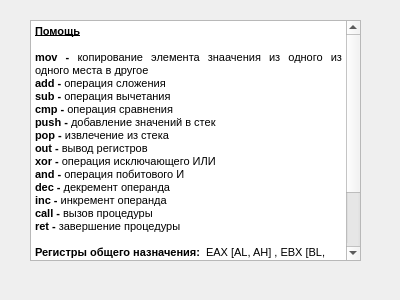
<?xml version="1.0" encoding="UTF-8"?>
<ui version="4.0">
 <class>HelpDialog</class>
 <widget class="QDialog" name="HelpDialog">
  <property name="geometry">
   <rect>
    <x>0</x>
    <y>0</y>
    <width>400</width>
    <height>300</height>
   </rect>
  </property>
  <property name="windowTitle">
   <string>Dialog</string>
  </property>
  <widget class="QTextBrowser" name="textBrowser">
   <property name="geometry">
    <rect>
     <x>30</x>
     <y>20</y>
     <width>331</width>
     <height>241</height>
    </rect>
   </property>
   <property name="html">
    <string>&lt;!DOCTYPE HTML PUBLIC &quot;-//W3C//DTD HTML 4.0//EN&quot; &quot;http://www.w3.org/TR/REC-html40/strict.dtd&quot;&gt;
&lt;html&gt;&lt;head&gt;&lt;meta name=&quot;qrichtext&quot; content=&quot;1&quot; /&gt;&lt;style type=&quot;text/css&quot;&gt;
p, li { white-space: pre-wrap; }
&lt;/style&gt;&lt;/head&gt;&lt;body style=&quot; font-family:'MS Shell Dlg 2'; font-size:8.25pt; font-weight:400; font-style:normal;&quot;&gt;
&lt;p style=&quot; margin-top:0px; margin-bottom:0px; margin-left:0px; margin-right:0px; -qt-block-indent:0; text-indent:0px;&quot;&gt;&lt;span style=&quot; font-weight:600; text-decoration: underline;&quot;&gt;Помощь&lt;/span&gt;&lt;/p&gt;
&lt;p align=&quot;center&quot; style=&quot;-qt-paragraph-type:empty; margin-top:0px; margin-bottom:0px; margin-left:0px; margin-right:0px; -qt-block-indent:0; text-indent:0px; font-weight:600; text-decoration: underline;&quot;&gt;&lt;br /&gt;&lt;/p&gt;
&lt;p align=&quot;justify&quot; style=&quot; margin-top:0px; margin-bottom:0px; margin-left:0px; margin-right:0px; -qt-block-indent:0; text-indent:0px;&quot;&gt;&lt;span style=&quot; font-weight:600;&quot;&gt;mov - &lt;/span&gt;копирование элемента знаачения из одного из одного места в другое&lt;/p&gt;
&lt;p align=&quot;justify&quot; style=&quot; margin-top:0px; margin-bottom:0px; margin-left:0px; margin-right:0px; -qt-block-indent:0; text-indent:0px;&quot;&gt;&lt;span style=&quot; font-weight:600;&quot;&gt;add - &lt;/span&gt;операция сложения&lt;/p&gt;
&lt;p align=&quot;justify&quot; style=&quot; margin-top:0px; margin-bottom:0px; margin-left:0px; margin-right:0px; -qt-block-indent:0; text-indent:0px;&quot;&gt;&lt;span style=&quot; font-weight:600;&quot;&gt;sub -&lt;/span&gt; операция вычетания&lt;/p&gt;
&lt;p align=&quot;justify&quot; style=&quot; margin-top:0px; margin-bottom:0px; margin-left:0px; margin-right:0px; -qt-block-indent:0; text-indent:0px;&quot;&gt;&lt;span style=&quot; font-weight:600;&quot;&gt;cmp - &lt;/span&gt;операция сравнения&lt;/p&gt;
&lt;p align=&quot;justify&quot; style=&quot; margin-top:0px; margin-bottom:0px; margin-left:0px; margin-right:0px; -qt-block-indent:0; text-indent:0px;&quot;&gt;&lt;span style=&quot; font-weight:600;&quot;&gt;push - &lt;/span&gt;добавление значений в стек&lt;/p&gt;
&lt;p align=&quot;justify&quot; style=&quot; margin-top:0px; margin-bottom:0px; margin-left:0px; margin-right:0px; -qt-block-indent:0; text-indent:0px;&quot;&gt;&lt;span style=&quot; font-weight:600;&quot;&gt;pop - &lt;/span&gt;извлечение из стека&lt;/p&gt;
&lt;p align=&quot;justify&quot; style=&quot; margin-top:0px; margin-bottom:0px; margin-left:0px; margin-right:0px; -qt-block-indent:0; text-indent:0px;&quot;&gt;&lt;span style=&quot; font-weight:600;&quot;&gt;out - &lt;/span&gt;вывод регистров&lt;/p&gt;
&lt;p align=&quot;justify&quot; style=&quot; margin-top:0px; margin-bottom:0px; margin-left:0px; margin-right:0px; -qt-block-indent:0; text-indent:0px;&quot;&gt;&lt;span style=&quot; font-weight:600;&quot;&gt;xor - &lt;/span&gt;операция исключающего ИЛИ&lt;/p&gt;
&lt;p align=&quot;justify&quot; style=&quot; margin-top:0px; margin-bottom:0px; margin-left:0px; margin-right:0px; -qt-block-indent:0; text-indent:0px;&quot;&gt;&lt;span style=&quot; font-weight:600;&quot;&gt;and - &lt;/span&gt;операция побитового И&lt;/p&gt;
&lt;p align=&quot;justify&quot; style=&quot; margin-top:0px; margin-bottom:0px; margin-left:0px; margin-right:0px; -qt-block-indent:0; text-indent:0px;&quot;&gt;&lt;span style=&quot; font-weight:600;&quot;&gt;dec - &lt;/span&gt;декремент операнда&lt;/p&gt;
&lt;p align=&quot;justify&quot; style=&quot; margin-top:0px; margin-bottom:0px; margin-left:0px; margin-right:0px; -qt-block-indent:0; text-indent:0px;&quot;&gt;&lt;span style=&quot; font-weight:600;&quot;&gt;inc - &lt;/span&gt;инкремент операнда&lt;/p&gt;
&lt;p align=&quot;justify&quot; style=&quot; margin-top:0px; margin-bottom:0px; margin-left:0px; margin-right:0px; -qt-block-indent:0; text-indent:0px;&quot;&gt;&lt;span style=&quot; font-weight:600;&quot;&gt;call - &lt;/span&gt;вызов процедуры&lt;/p&gt;
&lt;p align=&quot;justify&quot; style=&quot; margin-top:0px; margin-bottom:0px; margin-left:0px; margin-right:0px; -qt-block-indent:0; text-indent:0px;&quot;&gt;&lt;span style=&quot; font-weight:600;&quot;&gt;ret - &lt;/span&gt;завершение процедуры&lt;/p&gt;
&lt;p style=&quot;-qt-paragraph-type:empty; margin-top:0px; margin-bottom:0px; margin-left:0px; margin-right:0px; -qt-block-indent:0; text-indent:0px;&quot;&gt;&lt;br /&gt;&lt;/p&gt;
&lt;p style=&quot; margin-top:0px; margin-bottom:0px; margin-left:0px; margin-right:0px; -qt-block-indent:0; text-indent:0px;&quot;&gt;&lt;span style=&quot; font-weight:600;&quot;&gt;Регистры общего назначения:  &lt;/span&gt;EAX [AL, AH] , EBX [BL, BH] , ECX [CL, CH], EDX [DL, DH] &lt;span style=&quot; font-weight:600;&quot;&gt; &lt;/span&gt;&lt;span style=&quot; font-weight:600; text-decoration: underline;&quot;&gt;(4 16-битных регистра)&lt;/span&gt;&lt;/p&gt;
&lt;p style=&quot;-qt-paragraph-type:empty; margin-top:0px; margin-bottom:0px; margin-left:0px; margin-right:0px; -qt-block-indent:0; text-indent:0px; font-weight:600;&quot;&gt;&lt;br /&gt;&lt;/p&gt;
&lt;p style=&quot; margin-top:0px; margin-bottom:0px; margin-left:0px; margin-right:0px; -qt-block-indent:0; text-indent:0px;&quot;&gt;&lt;span style=&quot; font-weight:600;&quot;&gt;Служебные регистры:  &lt;/span&gt;CR0, CR1, CR2, CR3 &lt;span style=&quot; font-weight:600; text-decoration: underline;&quot;&gt;(4 32-битных регистра)&lt;/span&gt;&lt;/p&gt;
&lt;p style=&quot;-qt-paragraph-type:empty; margin-top:0px; margin-bottom:0px; margin-left:0px; margin-right:0px; -qt-block-indent:0; text-indent:0px; font-weight:600; text-decoration: underline;&quot;&gt;&lt;br /&gt;&lt;/p&gt;
&lt;p style=&quot; margin-top:0px; margin-bottom:0px; margin-left:0px; margin-right:0px; -qt-block-indent:0; text-indent:0px;&quot;&gt;&lt;span style=&quot; font-weight:600;&quot;&gt;Флаги: &lt;/span&gt;ZF, OF, CF&lt;/p&gt;&lt;/body&gt;&lt;/html&gt;</string>
   </property>
  </widget>
 </widget>
 <resources/>
 <connections/>
</ui>
